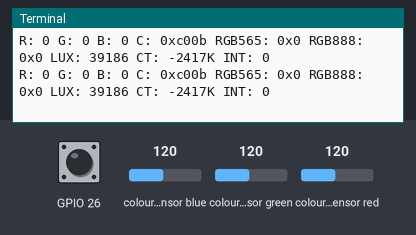
This program was run on a simulated Raspberry Pi (BCM pin numbers). Shown: the last lines printed to the terminal. The inputs (shaded band) are chosen by the test bench; at power-on: colour sensor blue 120, colour sensor red 120, GPIO 26 HIGH, colour sensor green 120. Library files of the repository ran but are not shown: TCS34087.py.

Above: at 1.2 s.
1.3 s: colour sensor blue set to 5
At 2.4 s:
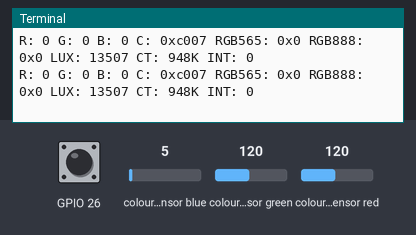
2.8 s: colour sensor red set to 5
At 3.7 s:
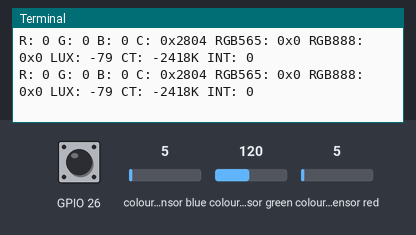
4.3 s: GPIO 26 pulled LOW for 1 s
At 5.0 s:
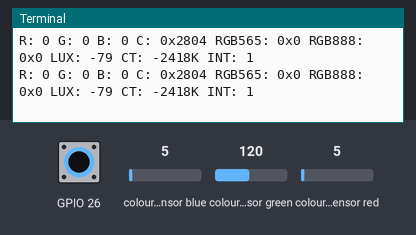
8.3 s: colour sensor green set to 5
At 9.1 s:
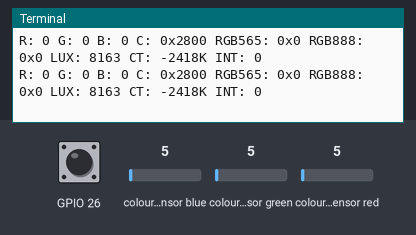

Measured:
- after the input at 1.3 s, the terminal: prints a new line at once (image 1)
- after the input at 2.8 s, the terminal: prints a new line at once (image 2)
- after the input at 4.3 s, the terminal: prints a new line at once (image 3)
- after the input at 8.3 s, the terminal: prints a new line at once (image 4)

The program:

TCS34087_main.py
```python
#!/usr/bin/python
# -*- coding: UTF-8 -*-
from __future__ import print_function
import time
try:
    import RPi.GPIO as GPIO
    _gpio_loaded = True
except:
    print("WARN: RPi.GPIO module disabled.")
    _gpio_loaded = False
from TCS34087 import TCS34087

try:
    Light=TCS34087(0X29, debug=False)
    if(Light.TCS34087_init() == 1):
        print("TCS34087 initialization error!!")
    else:
        print("TCS34087 initialization success!!")
    # time.sleep(2)
    while True:
        Light.Get_RGBData()
        Light.GetRGB888()
        Light.GetRGB565()
        print("R: %d "%Light.RGB888_R, end = "")
        print("G: %d "%Light.RGB888_G, end = "")
        print("B: %d "%Light.RGB888_B, end = "")
        print("C: %#x "%Light.C, end = "")
        print("RGB565: %#x "%Light.RGB565, end ="")
        print("RGB888: %#x "%Light.RGB888, end = "")
        print("LUX: %d "%Light.Get_Lux(), end = "")
        print("CT: %dK "%Light.Get_ColorTemp(), end ="")
        print("INT: %d "%Light.GetLux_Interrupt())

except:
    if _gpio_loaded:
        GPIO.cleanup()
    print ("\nProgram end")
    exit()
```
